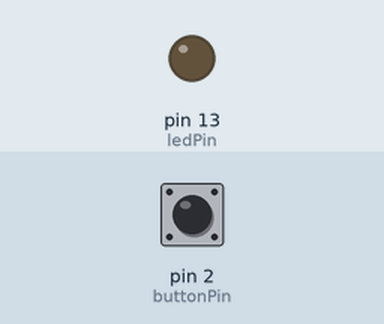
Recording of a sketch running on a simulated Arduino Uno, built with avr-gcc and run on an emulated ATmega328P. Shown: output pins drawn as LEDs (lit = HIGH). The inputs (shaded band) are chosen by the test bench; at power-on: pin 2 (buttonPin) LOW.

Above: at 1.2 s.
1.3 s: pin 2 (buttonPin) pulled HIGH for 0.15 s
At 1.7 s:
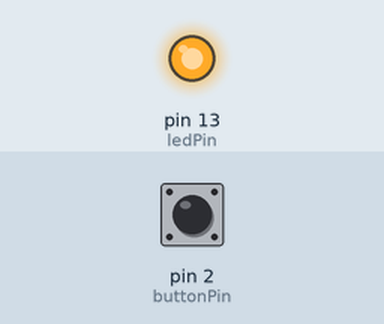
2.9 s: pin 2 (buttonPin) pulled HIGH for 1 s
At 4.1 s:
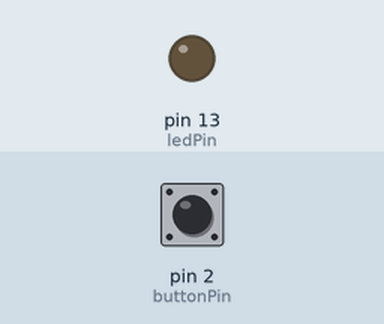
5.4 s: pin 2 (buttonPin) pulled HIGH for 3.2 s
At 6.0 s:
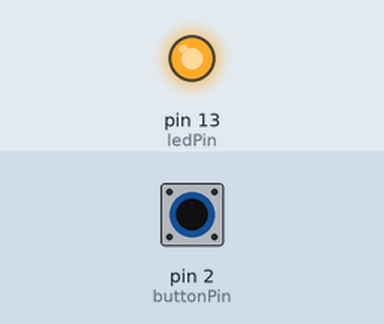
Timing chart, 0 to 8.4 s (numbered marks = the images above; inputs shaded):
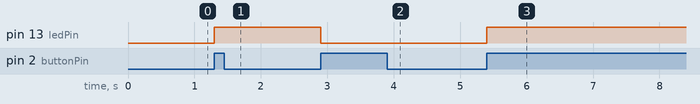

Measured:
- after the input at 1.3 s, pin 13 (ledPin): LOW → HIGH at once
- after the input at 2.9 s, pin 13 (ledPin): HIGH → LOW at once
- after the input at 5.4 s, pin 13 (ledPin): LOW → HIGH at once

The sketch:

sketch_aug02a.ino
```cpp
const int buttonPin =2;
const int ledPin = 13;
int buttonState = 0;
int previousState = 0;
int ledState = 0;
void setup() {
  // put your setup code here, to run once:
  pinMode(buttonPin, INPUT);
  pinMode(ledPin,OUTPUT);
}

void loop() {
  // put your main code here, to run repeatedly:
  buttonState = digitalRead(buttonPin);
  if ((previousState == LOW) && (buttonState == HIGH)&& (ledState == LOW)){
    ledState = HIGH;
  }
  else if((previousState == LOW) && (buttonState == HIGH)&& (ledState == HIGH)){
    ledState = LOW;
  }
  previousState = buttonState;
  digitalWrite(ledPin,ledState);
}
```
